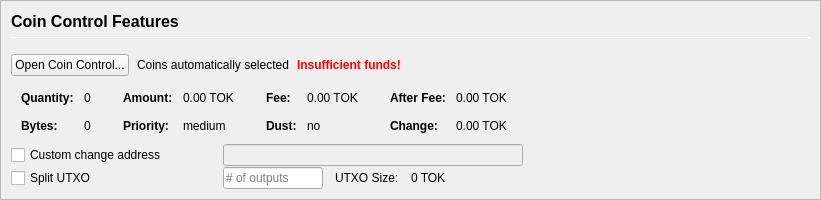
         <widget class="QFrame" name="frameCoinControl">
          <property name="sizePolicy">
           <sizepolicy hsizetype="Expanding" vsizetype="Expanding">
            <horstretch>0</horstretch>
            <verstretch>0</verstretch>
           </sizepolicy>
          </property>
          <property name="maximumSize">
           <size>
            <width>16777215</width>
            <height>16777215</height>
           </size>
          </property>
          <property name="frameShape">
           <enum>QFrame::StyledPanel</enum>
          </property>
          <property name="frameShadow">
           <enum>QFrame::Sunken</enum>
          </property>
          <layout class="QVBoxLayout" name="verticalLayoutCoinControl2">
           <property name="spacing">
            <number>0</number>
           </property>
           <property name="leftMargin">
            <number>0</number>
           </property>
           <property name="topMargin">
            <number>0</number>
           </property>
           <property name="rightMargin">
            <number>0</number>
           </property>
           <property name="bottomMargin">
            <number>0</number>
           </property>
           <item>
            <widget class="QFrame" name="frameCoinControl_BG">
             <layout class="QVBoxLayout" name="verticalLayoutCoinControl" stretch="0,0,0,0,0,0">
              <property name="spacing">
               <number>1</number>
              </property>
              <property name="leftMargin">
               <number>10</number>
              </property>
              <property name="topMargin">
               <number>10</number>
              </property>
              <item>
               <layout class="QHBoxLayout" name="horizontalLayoutCoinControl1">
                <property name="bottomMargin">
                 <number>15</number>
                </property>
                <item>
                 <layout class="QVBoxLayout" name="verticalLayout_3">
                  <property name="spacing">
                   <number>6</number>
                  </property>
                  <item>
                   <widget class="QLabel" name="labelCoinControlFeatures">
                    <property name="sizePolicy">
                     <sizepolicy hsizetype="Preferred" vsizetype="Maximum">
                      <horstretch>0</horstretch>
                      <verstretch>0</verstretch>
                     </sizepolicy>
                    </property>
                    <property name="minimumSize">
                     <size>
                      <width>0</width>
                      <height>20</height>
                     </size>
                    </property>
                    <property name="font">
                     <font>
                      <pointsize>12</pointsize>
                      <weight>75</weight>
                      <bold>true</bold>
                     </font>
                    </property>
                    <property name="styleSheet">
                     <string notr="true">font-weight:bold;</string>
                    </property>
                    <property name="text">
                     <string>Coin Control Features</string>
                    </property>
                   </widget>
                  </item>
                  <item>
                   <widget class="Line" name="line">
                    <property name="minimumSize">
                     <size>
                      <width>0</width>
                      <height>1</height>
                     </size>
                    </property>
                    <property name="maximumSize">
                     <size>
                      <width>16777215</width>
                      <height>1</height>
                     </size>
                    </property>
                    <property name="orientation">
                     <enum>Qt::Horizontal</enum>
                    </property>
                   </widget>
                  </item>
                 </layout>
                </item>
               </layout>
              </item>
              <item>
               <layout class="QHBoxLayout" name="horizontalLayoutCoinControl2" stretch="0,0,0,0">
                <property name="spacing">
                 <number>8</number>
                </property>
                <property name="bottomMargin">
                 <number>10</number>
                </property>
                <item>
                 <widget class="QPushButton" name="pushButtonCoinControl">
                  <property name="styleSheet">
                   <string notr="true"/>
                  </property>
                  <property name="text">
                   <string>Open Coin Control...</string>
                  </property>
                  <property name="autoDefault">
                   <bool>false</bool>
                  </property>
                 </widget>
                </item>
                <item>
                 <widget class="QLabel" name="labelCoinControlAutomaticallySelected">
                  <property name="text">
                   <string>Coins automatically selected</string>
                  </property>
                  <property name="margin">
                   <number>5</number>
                  </property>
                 </widget>
                </item>
                <item>
                 <widget class="QLabel" name="labelCoinControlInsuffFunds">
                  <property name="font">
                   <font>
                    <weight>75</weight>
                    <bold>true</bold>
                   </font>
                  </property>
                  <property name="styleSheet">
                   <string notr="true">color:red;font-weight:bold;</string>
                  </property>
                  <property name="text">
                   <string>Insufficient funds!</string>
                  </property>
                  <property name="margin">
                   <number>5</number>
                  </property>
                 </widget>
                </item>
                <item>
                 <spacer name="horizontalSpacerCoinControl">
                  <property name="orientation">
                   <enum>Qt::Horizontal</enum>
                  </property>
                  <property name="sizeHint" stdset="0">
                   <size>
                    <width>40</width>
                    <height>1</height>
                   </size>
                  </property>
                 </spacer>
                </item>
               </layout>
              </item>
              <item>
               <widget class="QWidget" name="widgetCoinControl" native="true">
                <property name="sizePolicy">
                 <sizepolicy hsizetype="Preferred" vsizetype="Preferred">
                  <horstretch>0</horstretch>
                  <verstretch>0</verstretch>
                 </sizepolicy>
                </property>
                <property name="minimumSize">
                 <size>
                  <width>0</width>
                  <height>0</height>
                 </size>
                </property>
                <property name="styleSheet">
                 <string notr="true"/>
                </property>
                <layout class="QHBoxLayout" name="horizontalLayoutCoinControl5">
                 <property name="leftMargin">
                  <number>0</number>
                 </property>
                 <property name="topMargin">
                  <number>0</number>
                 </property>
                 <property name="rightMargin">
                  <number>0</number>
                 </property>
                 <property name="bottomMargin">
                  <number>0</number>
                 </property>
                 <item>
                  <layout class="QHBoxLayout" name="horizontalLayoutCoinControl3" stretch="0,0,0,1">
                   <property name="spacing">
                    <number>20</number>
                   </property>
                   <property name="topMargin">
                    <number>0</number>
                   </property>
                   <property name="bottomMargin">
                    <number>10</number>
                   </property>
                   <item>
                    <layout class="QFormLayout" name="formLayoutCoinControl1">
                     <property name="horizontalSpacing">
                      <number>10</number>
                     </property>
                     <property name="verticalSpacing">
                      <number>14</number>
                     </property>
                     <property name="leftMargin">
                      <number>10</number>
                     </property>
                     <property name="topMargin">
                      <number>4</number>
                     </property>
                     <property name="rightMargin">
                      <number>6</number>
                     </property>
                     <item row="0" column="0">
                      <widget class="QLabel" name="labelCoinControlQuantityText">
                       <property name="font">
                        <font>
                         <weight>75</weight>
                         <bold>true</bold>
                        </font>
                       </property>
                       <property name="text">
                        <string>Quantity:</string>
                       </property>
                       <property name="margin">
                        <number>0</number>
                       </property>
                      </widget>
                     </item>
                     <item row="0" column="1">
                      <widget class="QLabel" name="labelCoinControlQuantity">
                       <property name="cursor">
                        <cursorShape>IBeamCursor</cursorShape>
                       </property>
                       <property name="contextMenuPolicy">
                        <enum>Qt::ActionsContextMenu</enum>
                       </property>
                       <property name="text">
                        <string notr="true">0</string>
                       </property>
                       <property name="margin">
                        <number>0</number>
                       </property>
                       <property name="textInteractionFlags">
                        <set>Qt::LinksAccessibleByMouse|Qt::TextSelectableByKeyboard|Qt::TextSelectableByMouse</set>
                       </property>
                      </widget>
                     </item>
                     <item row="1" column="0">
                      <widget class="QLabel" name="labelCoinControlBytesText">
                       <property name="font">
                        <font>
                         <weight>75</weight>
                         <bold>true</bold>
                        </font>
                       </property>
                       <property name="text">
                        <string>Bytes:</string>
                       </property>
                      </widget>
                     </item>
                     <item row="1" column="1">
                      <widget class="QLabel" name="labelCoinControlBytes">
                       <property name="cursor">
                        <cursorShape>IBeamCursor</cursorShape>
                       </property>
                       <property name="contextMenuPolicy">
                        <enum>Qt::ActionsContextMenu</enum>
                       </property>
                       <property name="text">
                        <string notr="true">0</string>
                       </property>
                       <property name="textInteractionFlags">
                        <set>Qt::LinksAccessibleByMouse|Qt::TextSelectableByKeyboard|Qt::TextSelectableByMouse</set>
                       </property>
                      </widget>
                     </item>
                    </layout>
                   </item>
                   <item>
                    <layout class="QFormLayout" name="formLayoutCoinControl2">
                     <property name="horizontalSpacing">
                      <number>10</number>
                     </property>
                     <property name="verticalSpacing">
                      <number>14</number>
                     </property>
                     <property name="leftMargin">
                      <number>6</number>
                     </property>
                     <property name="topMargin">
                      <number>4</number>
                     </property>
                     <property name="rightMargin">
                      <number>6</number>
                     </property>
                     <item row="0" column="0">
                      <widget class="QLabel" name="labelCoinControlAmountText">
                       <property name="font">
                        <font>
                         <weight>75</weight>
                         <bold>true</bold>
                        </font>
                       </property>
                       <property name="text">
                        <string>Amount:</string>
                       </property>
                       <property name="margin">
                        <number>0</number>
                       </property>
                      </widget>
                     </item>
                     <item row="0" column="1">
                      <widget class="QLabel" name="labelCoinControlAmount">
                       <property name="cursor">
                        <cursorShape>IBeamCursor</cursorShape>
                       </property>
                       <property name="contextMenuPolicy">
                        <enum>Qt::ActionsContextMenu</enum>
                       </property>
                       <property name="text">
                        <string notr="true">0.00 TOK</string>
                       </property>
                       <property name="textInteractionFlags">
                        <set>Qt::LinksAccessibleByMouse|Qt::TextSelectableByKeyboard|Qt::TextSelectableByMouse</set>
                       </property>
                      </widget>
                     </item>
                     <item row="1" column="0">
                      <widget class="QLabel" name="labelCoinControlPriorityText">
                       <property name="font">
                        <font>
                         <weight>75</weight>
                         <bold>true</bold>
                        </font>
                       </property>
                       <property name="text">
                        <string>Priority:</string>
                       </property>
                      </widget>
                     </item>
                     <item row="1" column="1">
                      <widget class="QLabel" name="labelCoinControlPriority">
                       <property name="cursor">
                        <cursorShape>IBeamCursor</cursorShape>
                       </property>
                       <property name="contextMenuPolicy">
                        <enum>Qt::ActionsContextMenu</enum>
                       </property>
                       <property name="text">
                        <string>medium</string>
                       </property>
                       <property name="textInteractionFlags">
                        <set>Qt::LinksAccessibleByMouse|Qt::TextSelectableByKeyboard|Qt::TextSelectableByMouse</set>
                       </property>
                      </widget>
                     </item>
                    </layout>
                   </item>
                   <item>
                    <layout class="QFormLayout" name="formLayoutCoinControl3">
                     <property name="horizontalSpacing">
                      <number>10</number>
                     </property>
                     <property name="verticalSpacing">
                      <number>14</number>
                     </property>
                     <property name="leftMargin">
                      <number>6</number>
                     </property>
                     <property name="topMargin">
                      <number>4</number>
                     </property>
                     <property name="rightMargin">
                      <number>6</number>
                     </property>
                     <item row="0" column="0">
                      <widget class="QLabel" name="labelCoinControlFeeText">
                       <property name="font">
                        <font>
                         <weight>75</weight>
                         <bold>true</bold>
                        </font>
                       </property>
                       <property name="text">
                        <string>Fee:</string>
                       </property>
                       <property name="margin">
                        <number>0</number>
                       </property>
                      </widget>
                     </item>
                     <item row="0" column="1">
                      <widget class="QLabel" name="labelCoinControlFee">
                       <property name="cursor">
                        <cursorShape>IBeamCursor</cursorShape>
                       </property>
                       <property name="contextMenuPolicy">
                        <enum>Qt::ActionsContextMenu</enum>
                       </property>
                       <property name="text">
                        <string notr="true">0.00 TOK</string>
                       </property>
                       <property name="textInteractionFlags">
                        <set>Qt::LinksAccessibleByMouse|Qt::TextSelectableByKeyboard|Qt::TextSelectableByMouse</set>
                       </property>
                      </widget>
                     </item>
                     <item row="1" column="0">
                      <widget class="QLabel" name="labelCoinControlLowOutputText">
                       <property name="font">
                        <font>
                         <weight>75</weight>
                         <bold>true</bold>
                        </font>
                       </property>
                       <property name="text">
                        <string>Dust:</string>
                       </property>
                      </widget>
                     </item>
                     <item row="1" column="1">
                      <widget class="QLabel" name="labelCoinControlLowOutput">
                       <property name="cursor">
                        <cursorShape>IBeamCursor</cursorShape>
                       </property>
                       <property name="contextMenuPolicy">
                        <enum>Qt::ActionsContextMenu</enum>
                       </property>
                       <property name="text">
                        <string>no</string>
                       </property>
                       <property name="textInteractionFlags">
                        <set>Qt::LinksAccessibleByMouse|Qt::TextSelectableByKeyboard|Qt::TextSelectableByMouse</set>
                       </property>
                      </widget>
                     </item>
                    </layout>
                   </item>
                   <item>
                    <layout class="QFormLayout" name="formLayoutCoinControl4">
                     <property name="horizontalSpacing">
                      <number>10</number>
                     </property>
                     <property name="verticalSpacing">
                      <number>14</number>
                     </property>
                     <property name="leftMargin">
                      <number>6</number>
                     </property>
                     <property name="topMargin">
                      <number>4</number>
                     </property>
                     <property name="rightMargin">
                      <number>6</number>
                     </property>
                     <item row="0" column="0">
                      <widget class="QLabel" name="labelCoinControlAfterFeeText">
                       <property name="font">
                        <font>
                         <weight>75</weight>
                         <bold>true</bold>
                        </font>
                       </property>
                       <property name="text">
                        <string>After Fee:</string>
                       </property>
                       <property name="margin">
                        <number>0</number>
                       </property>
                      </widget>
                     </item>
                     <item row="0" column="1">
                      <widget class="QLabel" name="labelCoinControlAfterFee">
                       <property name="cursor">
                        <cursorShape>IBeamCursor</cursorShape>
                       </property>
                       <property name="contextMenuPolicy">
                        <enum>Qt::ActionsContextMenu</enum>
                       </property>
                       <property name="text">
                        <string notr="true">0.00 TOK</string>
                       </property>
                       <property name="textInteractionFlags">
                        <set>Qt::LinksAccessibleByMouse|Qt::TextSelectableByKeyboard|Qt::TextSelectableByMouse</set>
                       </property>
                      </widget>
                     </item>
                     <item row="1" column="0">
                      <widget class="QLabel" name="labelCoinControlChangeText">
                       <property name="font">
                        <font>
                         <weight>75</weight>
                         <bold>true</bold>
                        </font>
                       </property>
                       <property name="text">
                        <string>Change:</string>
                       </property>
                      </widget>
                     </item>
                     <item row="1" column="1">
                      <widget class="QLabel" name="labelCoinControlChange">
                       <property name="cursor">
                        <cursorShape>IBeamCursor</cursorShape>
                       </property>
                       <property name="contextMenuPolicy">
                        <enum>Qt::ActionsContextMenu</enum>
                       </property>
                       <property name="text">
                        <string notr="true">0.00 TOK</string>
                       </property>
                       <property name="textInteractionFlags">
                        <set>Qt::LinksAccessibleByMouse|Qt::TextSelectableByKeyboard|Qt::TextSelectableByMouse</set>
                       </property>
                      </widget>
                     </item>
                    </layout>
                   </item>
                  </layout>
                 </item>
                </layout>
               </widget>
              </item>
              <item>
               <layout class="QHBoxLayout" name="horizontalLayoutCoinControl4">
                <property name="spacing">
                 <number>12</number>
                </property>
                <property name="sizeConstraint">
                 <enum>QLayout::SetDefaultConstraint</enum>
                </property>
                <property name="topMargin">
                 <number>0</number>
                </property>
                <property name="rightMargin">
                 <number>0</number>
                </property>
                <item>
                 <widget class="QCheckBox" name="checkBoxCoinControlChange">
                  <property name="sizePolicy">
                   <sizepolicy hsizetype="Preferred" vsizetype="Preferred">
                    <horstretch>0</horstretch>
                    <verstretch>0</verstretch>
                   </sizepolicy>
                  </property>
                  <property name="minimumSize">
                   <size>
                    <width>200</width>
                    <height>0</height>
                   </size>
                  </property>
                  <property name="maximumSize">
                   <size>
                    <width>200</width>
                    <height>16777215</height>
                   </size>
                  </property>
                  <property name="toolTip">
                   <string>If this is activated, but the change address is empty or invalid, change will be sent to a newly generated address.</string>
                  </property>
                  <property name="text">
                   <string>Custom change address</string>
                  </property>
                 </widget>
                </item>
                <item>
                 <widget class="QValidatedLineEdit" name="lineEditCoinControlChange">
                  <property name="enabled">
                   <bool>false</bool>
                  </property>
                  <property name="sizePolicy">
                   <sizepolicy hsizetype="Preferred" vsizetype="Preferred">
                    <horstretch>0</horstretch>
                    <verstretch>0</verstretch>
                   </sizepolicy>
                  </property>
                  <property name="minimumSize">
                   <size>
                    <width>300</width>
                    <height>0</height>
                   </size>
                  </property>
                 </widget>
                </item>
                <item>
                 <widget class="QLabel" name="labelCoinControlChangeLabel">
                  <property name="sizePolicy">
                   <sizepolicy hsizetype="Preferred" vsizetype="Preferred">
                    <horstretch>0</horstretch>
                    <verstretch>0</verstretch>
                   </sizepolicy>
                  </property>
                  <property name="minimumSize">
                   <size>
                    <width>100</width>
                    <height>0</height>
                   </size>
                  </property>
                  <property name="text">
                   <string/>
                  </property>
                  <property name="margin">
                   <number>3</number>
                  </property>
                 </widget>
                </item>
               </layout>
              </item>
              <item>
               <layout class="QHBoxLayout" name="horizontalLayoutCoinControl6">
                <property name="spacing">
                 <number>12</number>
                </property>
                <property name="rightMargin">
                 <number>0</number>
                </property>
                <item>
                 <widget class="QCheckBox" name="splitBlockCheckBox">
                  <property name="sizePolicy">
                   <sizepolicy hsizetype="Preferred" vsizetype="Preferred">
                    <horstretch>0</horstretch>
                    <verstretch>0</verstretch>
                   </sizepolicy>
                  </property>
                  <property name="minimumSize">
                   <size>
                    <width>200</width>
                    <height>0</height>
                   </size>
                  </property>
                  <property name="maximumSize">
                   <size>
                    <width>200</width>
                    <height>16777215</height>
                   </size>
                  </property>
                  <property name="text">
                   <string>Split UTXO</string>
                  </property>
                 </widget>
                </item>
                <item>
                 <widget class="QLineEdit" name="splitBlockLineEdit">
                  <property name="sizePolicy">
                   <sizepolicy hsizetype="Preferred" vsizetype="Preferred">
                    <horstretch>50</horstretch>
                    <verstretch>0</verstretch>
                   </sizepolicy>
                  </property>
                  <property name="minimumSize">
                   <size>
                    <width>100</width>
                    <height>0</height>
                   </size>
                  </property>
                  <property name="maximumSize">
                   <size>
                    <width>100</width>
                    <height>16777215</height>
                   </size>
                  </property>
                  <property name="placeholderText">
                   <string># of outputs</string>
                  </property>
                 </widget>
                </item>
                <item>
                 <widget class="QLabel" name="labelBlockSizeText">
                  <property name="text">
                   <string>UTXO Size:</string>
                  </property>
                 </widget>
                </item>
                <item>
                 <widget class="QLabel" name="labelBlockSize">
                  <property name="text">
                   <string>0 TOK</string>
                  </property>
                 </widget>
                </item>
                <item>
                 <spacer name="horizontalSpacer_7">
                  <property name="orientation">
                   <enum>Qt::Horizontal</enum>
                  </property>
                  <property name="sizeHint" stdset="0">
                   <size>
                    <width>40</width>
                    <height>20</height>
                   </size>
                  </property>
                 </spacer>
                </item>
               </layout>
              </item>
              <item>
               <spacer name="verticalSpacerCoinControl">
                <property name="orientation">
                 <enum>Qt::Vertical</enum>
                </property>
                <property name="sizeHint" stdset="0">
                 <size>
                  <width>800</width>
                  <height>1</height>
                 </size>
                </property>
               </spacer>
              </item>
             </layout>
            </widget>
           </item>
          </layout>
         </widget>
